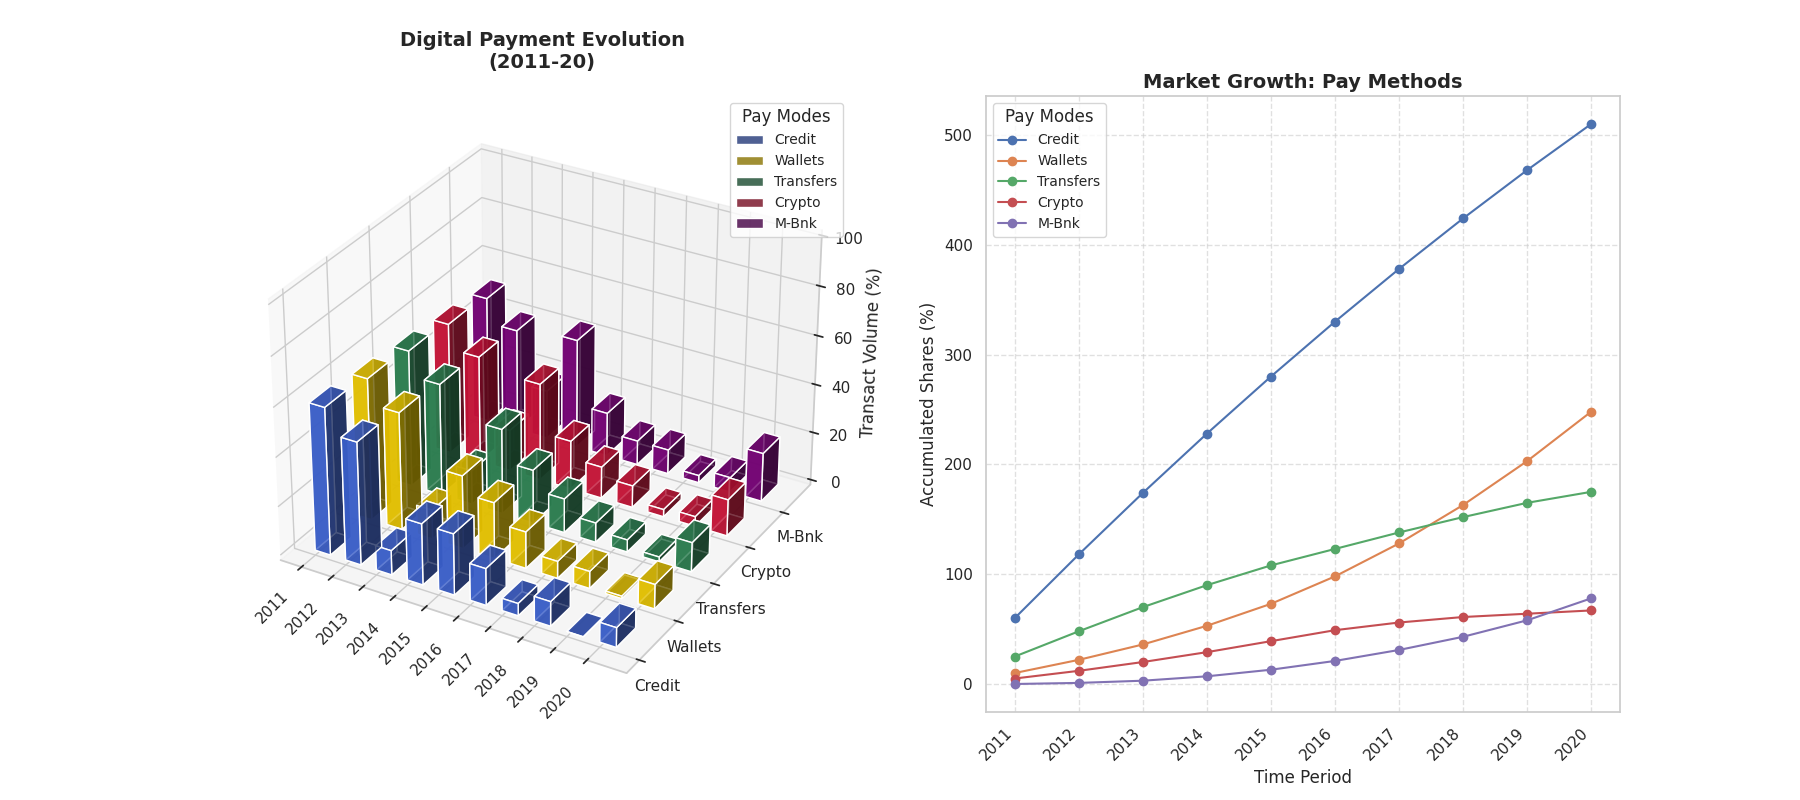

This figure's Python source:
import matplotlib.pyplot as plt
import numpy as np
from mpl_toolkits.mplot3d import Axes3D

years = np.arange(2011, 2021)

credit_cards = [60, 58, 56, 54, 52, 50, 48, 46, 44, 42]
digital_wallets = [10, 12, 14, 17, 20, 25, 30, 35, 40, 45]
bank_transfers = [25, 23, 22, 20, 18, 15, 15, 14, 13, 10]
cryptocurrencies = [5, 7, 8, 9, 10, 10, 7, 5, 3, 3]
mobile_banking = [0, 1, 2, 4, 6, 8, 10, 12, 15, 20]

cumulative_market_share = {
    'Credit': np.cumsum(credit_cards),
    'Wallets': np.cumsum(digital_wallets),
    'Transfers': np.cumsum(bank_transfers),
    'Crypto': np.cumsum(cryptocurrencies),
    'M-Bnk': np.cumsum(mobile_banking)
}

fig = plt.figure(figsize=(18, 8))

ax1 = fig.add_subplot(121, projection='3d')

methods = ['Credit', 'Wallets', 'Transfers', 'Crypto', 'M-Bnk']
data = [credit_cards, digital_wallets, bank_transfers, cryptocurrencies, mobile_banking]

xpos = np.repeat(np.arange(len(years)), len(methods))
ypos = np.tile(np.arange(len(methods)), len(years))
zpos = np.zeros_like(xpos)
dx = dy = 0.5
dz = np.hstack(data)
colors = ['royalblue', 'gold', 'seagreen', 'crimson', 'purple']

for i, color in enumerate(colors):
    ax1.bar3d(xpos[ypos == i], ypos[ypos == i], zpos[ypos == i], dx, dy, dz[ypos == i],
              color=color, alpha=0.8, label=methods[i], zsort='average')

ax1.set_xticks(np.arange(len(years)))
ax1.set_xticklabels(years, rotation=45, ha='right')
ax1.set_yticks(np.arange(len(methods)))
ax1.set_yticklabels(methods)
ax1.set_zlabel('Transact Volume (%)')
ax1.set_zlim(0, 100)
ax1.set_title('Digital Payment Evolution\n(2011-20)',
              fontsize=14, fontweight='bold', pad=20)
ax1.legend(loc='upper right', title='Pay Modes', fontsize=10)

ax2 = fig.add_subplot(122)

for method, values in cumulative_market_share.items():
    ax2.plot(years, values, marker='o', label=method)

ax2.set_title('Market Growth: Pay Methods', fontsize=14, fontweight='bold')
ax2.set_xlabel('Time Period')
ax2.set_ylabel('Accumulated Shares (%)')
ax2.set_xticks(years)
ax2.set_xticklabels(years, rotation=45, ha='right')
ax2.legend(title='Pay Modes', fontsize=10)
ax2.grid(True, linestyle='--', alpha=0.6)

plt.tight_layout()
plt.show()
